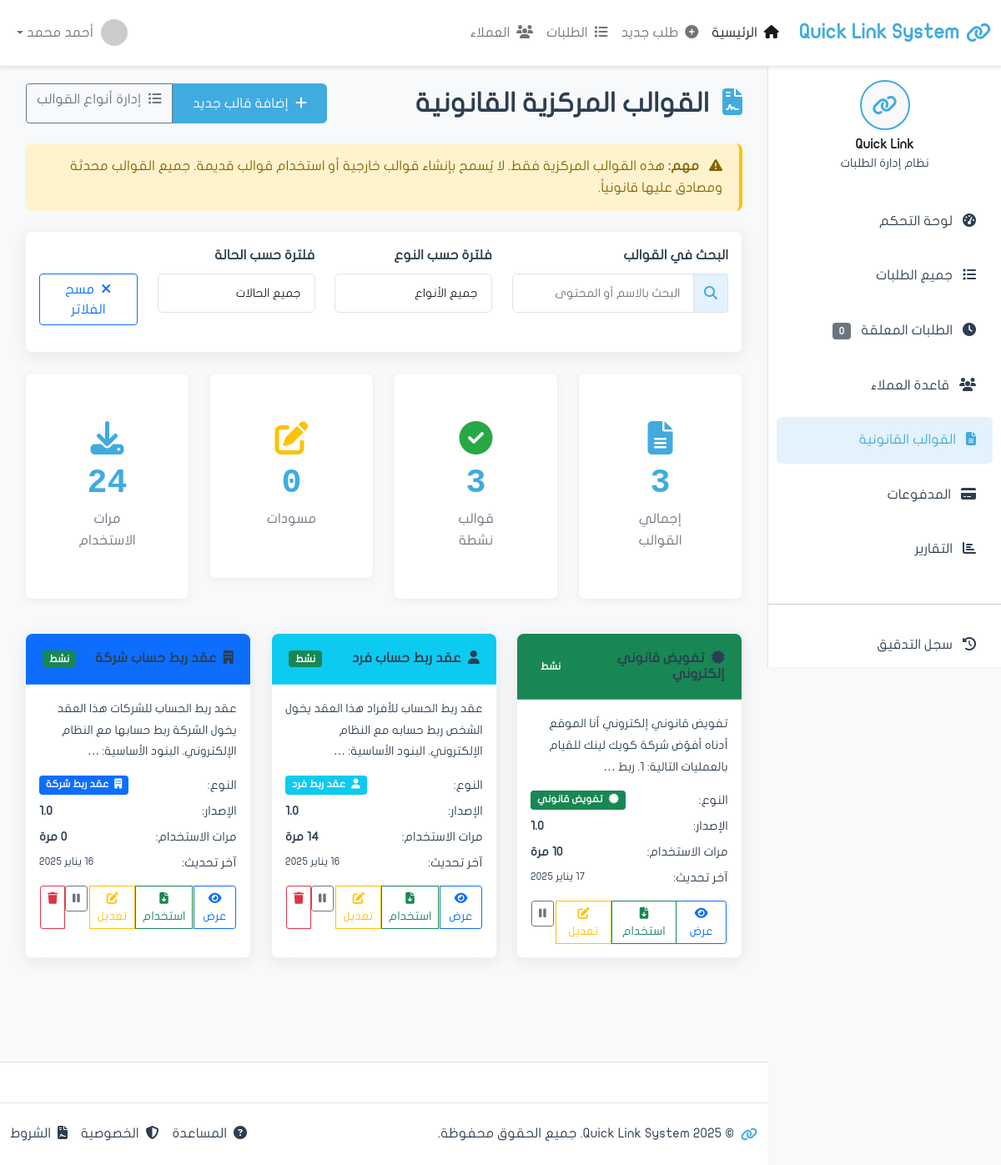
The page /templates/ on the database as committed earlier.
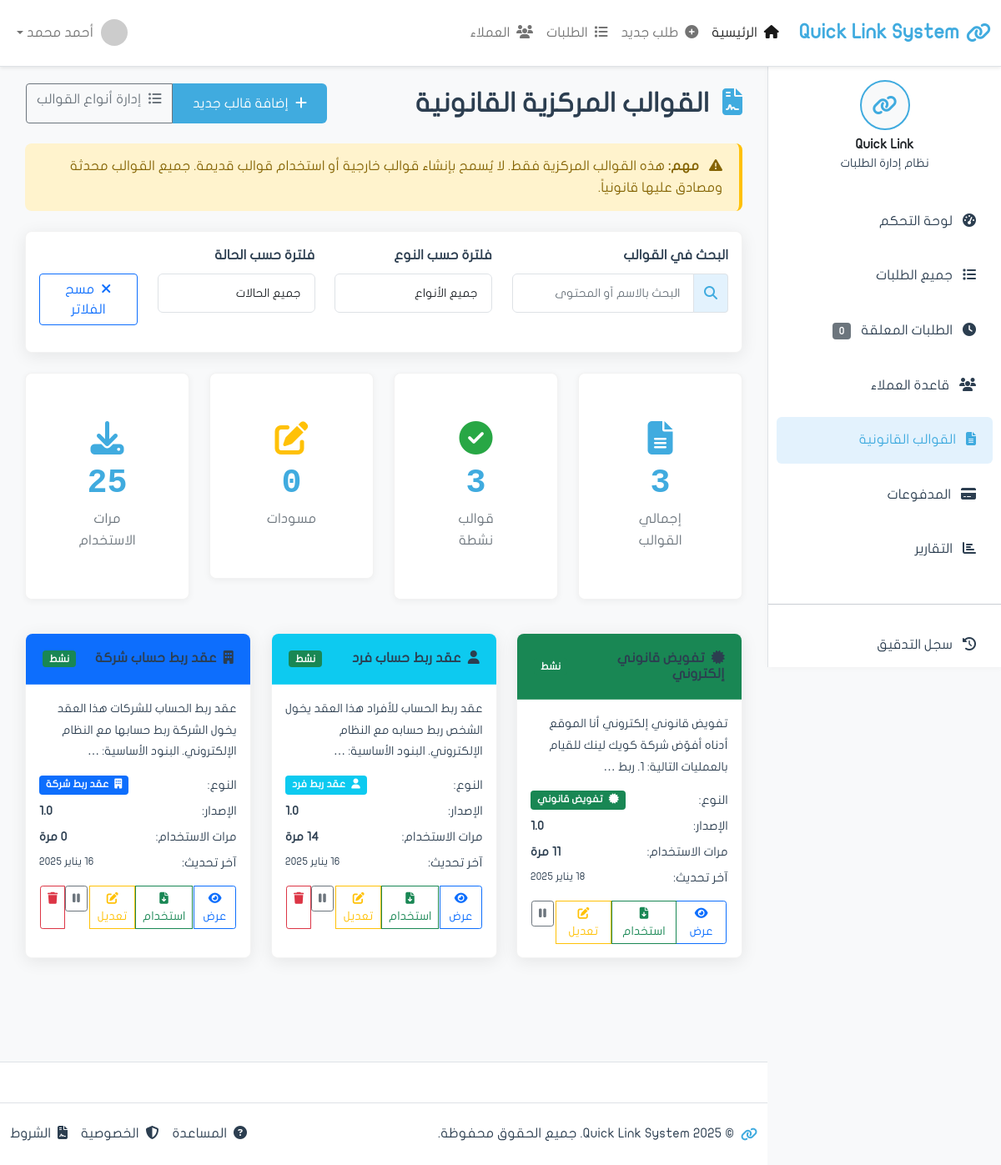
The same page on the database as committed later.
### apps/requests/models.py (models this page shows, shortened)
class Template(models.Model):
    name = models.CharField('اسم القالب', max_length=200)
    name_english = models.CharField('الاسم بالإنجليزية', max_length=200, blank=True)
    code = models.CharField('الرمز', max_length=50, unique=True, editable=False)
    content_arabic = models.TextField('المحتوى بالعربية')
    content_english = models.TextField('المحتوى بالإنجليزية', blank=True)
    version = models.CharField('الإصدار', max_length=20, default='1.0')
    template_type = models.ForeignKey(
        'TemplateType',
        on_delete=models.PROTECT,
        related_name='templates',
        verbose_name='نوع القالب',
        null=True,  # للتوافق المؤقت
        blank=True
    )
    template_type_legacy = models.CharField(
        'نوع القالب (قديم)',
        max_length=100,
        blank=True,
        null=True
    )
    is_active = models.BooleanField('نشط', default=True)
    is_published = models.BooleanField('منشور', default=False)
    file = models.FileField('ملف القالب', upload_to='templates/', blank=True)
    usage_count = models.IntegerField('عدد الاستخدامات', default=0)
    created_at = models.DateTimeField('تاريخ الإنشاء', auto_now_add=True)
    updated_at = models.DateTimeField('آخر تحديث', auto_now=True)
    created_by = models.ForeignKey('auth.User', on_delete=models.SET_NULL, null=True)
    class Meta:
        verbose_name = 'قالب'
        verbose_name_plural = 'القوالب'
        ordering = ['-created_at']

class TemplateType(models.Model):
    name_arabic = models.CharField('الاسم بالعربية', max_length=200)
    name_english = models.CharField('الاسم بالإنجليزية', max_length=200, blank=True)
    code = models.CharField('الرمز', max_length=50, unique=True, editable=False)
    icon = models.CharField('الأيقونة', max_length=50, blank=True, default='fa-file-alt',
                           help_text='مثال: fa-file-alt (اختياري)')
    color = models.CharField('اللون', max_length=20, default='primary',
                            choices=[
                                ('primary', 'أزرق'),
                                ('success', 'أخضر'),
                                ('warning', 'أصفر'),
                                ('info', 'سماوي'),
                                ('danger', 'أحمر'),
                                ('secondary', 'رمادي'),
                                ('dark', 'أسود'),
                                ('light', 'فاتح'),
                            ])
    description = models.TextField('الوصف', blank=True)
    display_order = models.IntegerField('ترتيب العرض', default=0)
    is_active = models.BooleanField('نشط', default=True)
    usage_count = models.IntegerField('عدد الاستخدامات', default=0)
    created_at = models.DateTimeField('تاريخ الإنشاء', auto_now_add=True)
    updated_at = models.DateTimeField('آخر تحديث', auto_now=True)
    class Meta:
        verbose_name = 'نوع قالب'
        verbose_name_plural = 'أنواع القوالب'
        ordering = ['display_order', 'name_arabic']

### apps/requests/views.py (the view, shortened to what this page needs)
# urls.py: path('templates/', views.templates_list, name='templates_list'),
def templates_list(request):
    from django.db.models import Count
    from apps.requests.models import TemplateType
    type_filter = request.GET.get('type')
    status_filter = request.GET.get('status')
    templates = Template.objects.select_related('template_type').all()
    if type_filter and type_filter != 'all':
        templates = templates.filter(template_type_id=type_filter)
    templates = templates.order_by('-updated_at')
    total_templates = Template.objects.count()
    active_templates = Template.objects.filter(is_active=True, is_published=True).count()
    draft_templates = Template.objects.filter(is_published=False).count()
    total_usage = sum(t.usage_count for t in Template.objects.all())
    template_types = TemplateType.objects.filter(is_active=True).order_by('display_order')
    context = {
        'page_title': 'القوالب القانونية',
        'templates': templates,
        'total_templates': total_templates,
        'active_templates': active_templates,
        'draft_templates': draft_templates,
        'total_usage': total_usage,
        'template_types': template_types,
    }
    return render(request, 'requests/templates_list.html', context)

### apps/requests/templates/requests/templates_list.html (shortened to what the changed rows need)
{% extends 'base.html' %}
{% load static %}
{% block content %}
            <div class="d-flex justify-content-between align-items-center mb-4">
                <h2 class="mb-0">
                    <i class="fas fa-file-contract me-2 text-primary"></i>
                    القوالب المركزية القانونية
                </h2>
            </div>
            <div class="row mb-4">
                <div class="col-xl-3 col-md-6 mb-3">
                    <div class="card stats-card">
                        <div class="card-body text-center">
                            <i class="fas fa-download icon-large text-info"></i>
                            <div class="stats-number">{{ total_usage|default:0 }}</div>
                            <div class="stats-label">مرات الاستخدام</div>
                        </div>
                    </div>
                </div>
            </div>
            <div class="row">
                {% if templates %}
                    {% for template in templates %}
                <div class="col-lg-4 col-md-6 mb-4">
                    <div class="card template-card shadow-custom">
                        <div class="card-header bg-{{ template.template_type.color|default:'primary' }} text-white">
                            <div class="d-flex justify-content-between align-items-center">
                                <h6 class="mb-0">
                                    {% if template.template_type and template.template_type.icon %}
                                    <i class="fas {{ template.template_type.icon }} me-1"></i>
                                    {% else %}
                                    <i class="fas fa-file-alt me-1"></i>
                                    {% endif %}
                                    {{ template.name }}
                                </h6>
                                <span class="badge
                                    {% if template.is_published and template.is_active %}bg-success
                                    {% elif not template.is_published %}bg-warning text-dark
                                    {% else %}bg-secondary{% endif %}">
                                    {% if template.is_published and template.is_active %}نشط
                                    {% elif not template.is_published %}مسودة
                                    {% else %}مؤرشف{% endif %}
                                </span>
                            </div>
                        </div>
                        <div class="card-body">
                            <p class="text-muted mb-3">
                                <small>{{ template.content_arabic|truncatewords:15 }}</small>
                            </p>
                            <div class="template-meta mb-3">
                                <div class="d-flex justify-content-between mb-2">
                                    <span class="text-muted">النوع:</span>
                                    {% if template.template_type %}
                                    <span class="badge bg-{{ template.template_type.color }}">
                                        {% if template.template_type.icon %}
                                        <i class="fas {{ template.template_type.icon }} me-1"></i>
                                        {% endif %}
                                        {{ template.template_type.name_arabic }}
                                    </span>
                                    {% else %}
                                    <span class="badge bg-secondary">بدون نوع</span>
                                    {% endif %}
                                </div>
                                <div class="d-flex justify-content-between mb-2">
                                    <span class="text-muted">الإصدار:</span>
                                    <strong>{{ template.version }}</strong>
                                </div>
                                <div class="d-flex justify-content-between mb-2">
                                    <span class="text-muted">مرات الاستخدام:</span>
                                    <strong>{{ template.usage_count|default:0 }} مرة</strong>
                                </div>
                                <div class="d-flex justify-content-between">
                                    <span class="text-muted">آخر تحديث:</span>
                                    <small>{{ template.updated_at|date:"d يناير Y" }}</small>
                                </div>
                            </div>
                            <div class="btn-group w-100" role="group">
                                <button class="btn btn-outline-primary btn-sm" onclick="viewTemplate({{ template.id }})">
                                    <i class="fas fa-eye"></i>
                                    عرض
                                </button>
                                {% if template.is_published and template.is_active %}
                                <button class="btn btn-outline-success btn-sm" onclick="useTemplate({{ template.id }})">
                                    <i class="fas fa-file-download"></i>
                                    استخدام
                                </button>
                                {% elif not template.is_published %}
                                <button class="btn btn-outline-success btn-sm" onclick="publishTemplate({{ template.id }})">
                                    <i class="fas fa-check"></i>
                                    نشر
                                </button>
                                {% endif %}
                                <a href="{% url 'requests:template_edit' template.id %}" class="btn btn-outline-warning btn-sm">
                                    <i class="fas fa-edit"></i>
                                    تعديل
                                </a>
                                {% if template.is_active %}
                                <form method="post" action="{% url 'requests:template_toggle' template.id %}" class="d-inline">
                                    <button type="submit" class="btn btn-outline-secondary btn-sm" title="تعطيل">
                                        <i class="fas fa-pause"></i>
                                    </button>
                                </form>
                                {% endif %}
                            </div>
                        </div>
                    </div>
                </div>
                    {% endfor %}
                {% endif %}
            </div>
{% endblock content %}

Rows that differ between the two databases and show on the page:
changed Template "تفويض قانوني إلكتروني": updated_at "17 يناير 2025" → "18 يناير 2025"
Other text that changed with them:
{{ total_usage|default:0 }}: "24" → "25"
